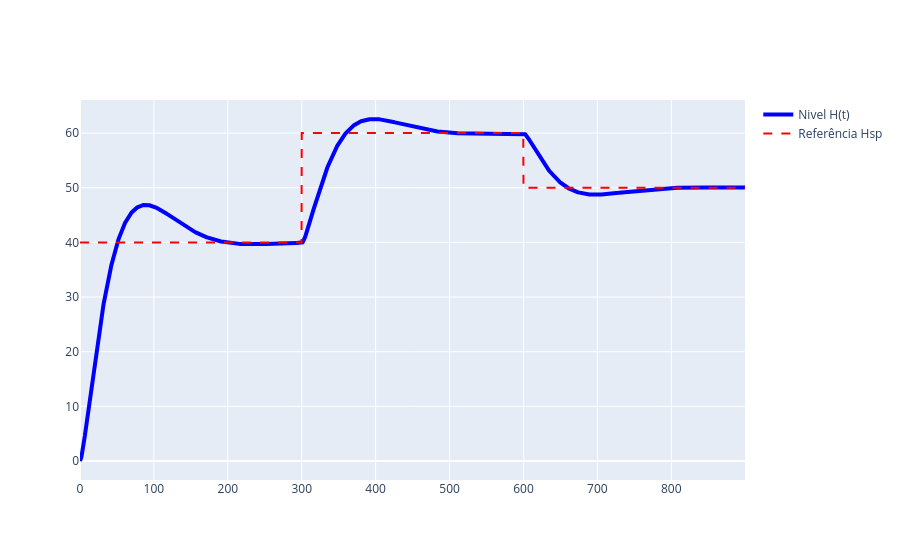

The notebook cell this image was saved under:
### Code cell
fig2 = go.Figure()
grafico=go.Scatter(     x=t,
                        y=Gfinal.outputs[0],
                        name='Nivel H(t)',
                        mode='lines',
                        line=dict(color="blue", width=4))
grafico2=go.Scatter(     x=t,
                        y=degraus,
                        name='Referência Hsp',
                        mode='lines',
                        line=dict(color="red", dash="dash"))
fig2.add_trace(grafico)
fig2.add_trace(grafico2)

### Figure 1 — Plotly figure (JSON) as saved in the notebook; plotly's stock layout.template omitted (floating-point values rounded to 4 significant figures; data arrays with more than 128 entries replaced by an {"elided": "..."} marker saying what was removed)
{"data": [{"line": {"color": "blue", "width": 4}, "mode": "lines", "name": "Nivel H(t)", "type": "scatter", "x": {"elided": "3000 float values"}, "y": {"elided": "3000 float values"}}, {"line": {"color": "red", "dash": "dash"}, "mode": "lines", "name": "Referência Hsp", "type": "scatter", "x": {"elided": "3000 float values"}, "y": {"elided": "3000 int values"}}], "layout": {}}
